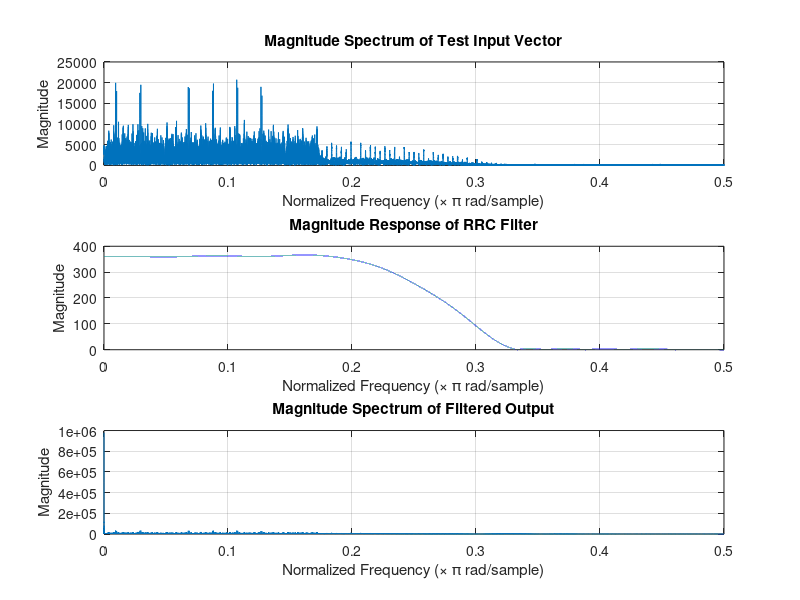
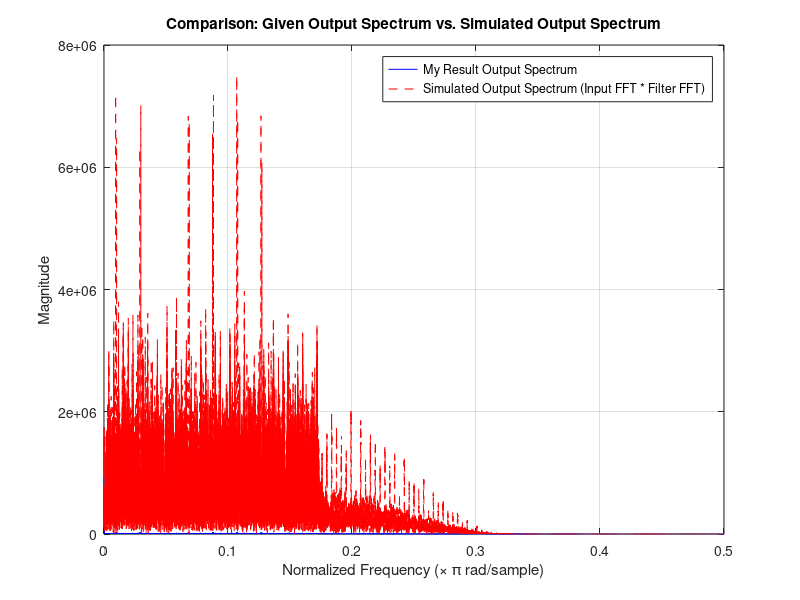

The MATLAB source for these figures, in order:
% 1. 파일에서 데이터 불러오기
% test_input_vector.txt 파일 불러오기
test_input_vector = load('test_input_vector.txt');
test_input_vector = squeeze(test_input_vector); % 명시적으로 1차원 벡터로 변환

% my_result.txt 파일 불러오기
my_result = load('my_result.txt');
my_result = squeeze(my_result); % 명시적으로 1차원 벡터로 변환

% 2. RRC 필터 계수 정의
filter_coefficients = [0, -1, 1, 0, -1, 2, 0, -2, 2, 0, -6, 8, 10, -28, -14, 111, 196, 111, -14, -28, 10, 8, -6, 0, 2, -2, 0, 2, -1, 0, 1, -1, 0];
filter_coefficients = squeeze(filter_coefficients); % 명시적으로 1차원 벡터로 변환

% 3. FFT를 위한 설정
N_input = length(test_input_vector);
N_output = length(my_result);
N_filter = length(filter_coefficients);

max_len = max([N_input, N_output, N_filter]);
N_fft = 2^nextpow2(max_len); % FFT 포인트 수

% 주파수 벡터 생성 (normalized frequency)
f = (0:N_fft/2) / N_fft; % Normalized frequency (0 to 0.5)

% 4. FFT 수행 및 Magnitude Spectrum 계산

% 테스트 입력 벡터의 FFT
fft_input = fft(test_input_vector, N_fft);
fft_input = fft_input(:); % 명시적으로 열 벡터로 변환
magnitude_input = abs(fft_input(1:N_fft/2+1));

% RRC 필터 계수의 FFT (필터의 주파수 응답)
fft_filter = fft(filter_coefficients, N_fft);
fft_filter = fft_filter(:); % 명시적으로 열 벡터로 변환
magnitude_filter = abs(fft_filter(1:N_fft/2+1));

% 필터 출력 값의 FFT
fft_output = fft(my_result, N_fft);
fft_output = fft_output(:); % 명시적으로 열 벡터로 변환
magnitude_output = abs(fft_output(1:N_fft/2+1));

% 디버깅을 위한 변수 크기 확인 추가
disp(['Size of fft_input: ', mat2str(size(fft_input))]);
disp(['Size of fft_filter: ', mat2str(size(fft_filter))]);

% 5. 주파수 도메인 그래프 그리기

figure;

subplot(3,1,1);
plot(f, magnitude_input);
title('Magnitude Spectrum of Test Input Vector');
xlabel('Normalized Frequency (\times \pi rad/sample)');
ylabel('Magnitude');
grid on;

subplot(3,1,2);
plot(f, magnitude_filter);
title('Magnitude Response of RRC Filter');
xlabel('Normalized Frequency (\times \pi rad/sample)');
ylabel('Magnitude');
grid on;

subplot(3,1,3);
plot(f, magnitude_output);
title('Magnitude Spectrum of Filtered Output');
xlabel('Normalized Frequency (\times \pi rad/sample)');
ylabel('Magnitude');
grid on;

% 6. 필터링 결과 검증 (주파수 도메인에서)
% 주파수 도메인에서 컨볼루션은 곱셈과 동일합니다.
simulated_fft_output_freq = fft_input .* fft_filter; % 이 라인이 문제의 78번 라인이 될 것입니다.
simulated_magnitude_output_freq = abs(simulated_fft_output_freq(1:N_fft/2+1));

figure;
plot(f, magnitude_output, 'b', 'DisplayName', 'My Result Output Spectrum');
hold on;
plot(f, simulated_magnitude_output_freq, 'r--', 'DisplayName', 'Simulated Output Spectrum (Input FFT * Filter FFT)');
title('Comparison: Given Output Spectrum vs. Simulated Output Spectrum');
xlabel('Normalized Frequency (\times \pi rad/sample)');
ylabel('Magnitude');
legend('show');
grid on;
hold off;